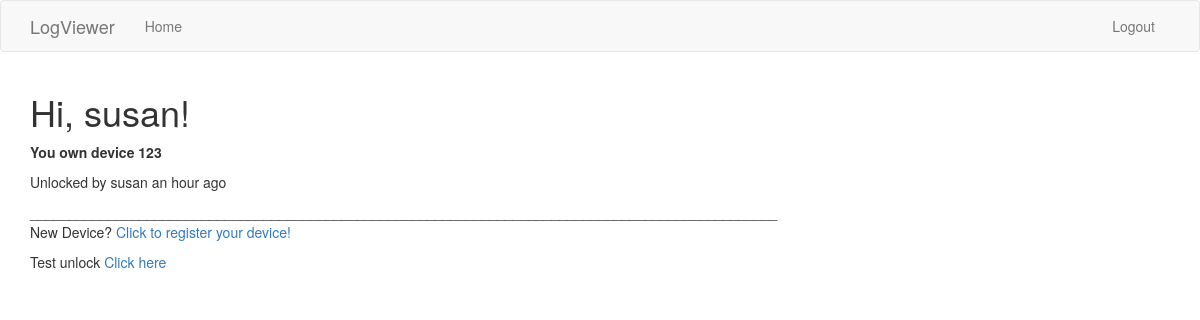
Before: /index (signed in) with the older database file.
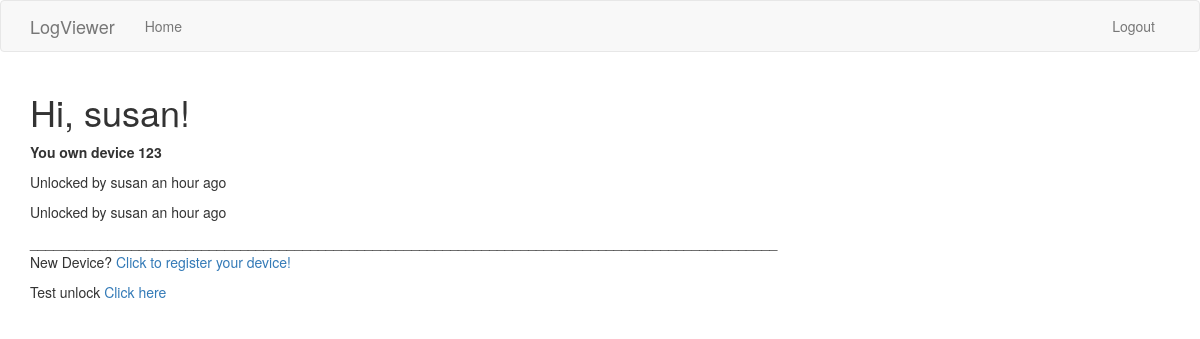
After: the same page with the newer database file.
### app/models.py (models this page shows, shortened)
class User(UserMixin, db.Model):
    __tablename__= 'userTable'
    id = db.Column(db.Integer, primary_key=True)
    username = db.Column(db.String(64), index=True, unique=True)
    email = db.Column(db.String(120), index=True, unique=True)
    password_hash = db.Column(db.String(128))
    userDevices = db.relationship("Device", secondary=userDevicesTable, backref=db.backref('users', lazy='dynamic'))

class Device(db.Model):
    __tablename__ = 'deviceTable'
    id = db.Column(db.Integer, primary_key=True)
    deviceUsers = db.relationship("User", secondary=userDevicesTable, backref=db.backref('devices', lazy='dynamic'))
    unlocks = db.relationship('Unlock', backref = 'device', lazy='dynamic')

class Unlock(db.Model):
    __tablename__ = 'unlockTable'
    id = db.Column(db.Integer, primary_key=True)
    timestamp = db.Column(db.DateTime, index=True, default=datetime.utcnow)
    username = db.Column(db.String(64))
    dID = db.Column(db.Integer, db.ForeignKey('deviceTable.id'))

### app/main/routes.py (the view)
@bp.route('/', methods=['GET', 'POST'])
@bp.route('/index', methods= ['GET', 'POST'])
@login_required
def index():
	return render_template('index.html', title='Home', devices=current_user.devices)

### app/models.py (called while the page is built)
@login.user_loader
def load_user(id):
    return User.query.get(int(id))

### app/templates/index.html
{% extends "base.html" %}
{% import 'bootstrap/wtf.html' as wtf %}
{% block app_content %}
        <h1>Hi, {{ current_user.username }}!</h1>
        {% for device in devices %}
        <div>
        <p>
                <b>You own device {{ device.id }}</b>
                {% for unlock in device.unlocks %}
                        <p> Unlocked by {{ unlock.username }} {{ moment(unlock.timestamp).fromNow() }} </p>
                {% endfor %}
        </p>
        </div>
        ________________________________________________________________________________________________
        {% endfor %}
        <p>New Device? <a href="{{ url_for('main.regDevice') }}">Click to register your device!</a></p>
        <p>Test unlock <a href="{{ url_for('main.testUnlock') }}"> Click here</a></p>
{% endblock %}

### app/templates/base.html (shortened to what this page needs)
{% extends 'bootstrap/base.html' %}
{% block navbar %}
<nav class="navbar navbar-default">
  <div class="container">
      <div class="navbar-header">
          <a class="navbar-brand" href="{{ url_for('main.index') }}">LogViewer</a>
      </div>
      <div class="collapse navbar-collapse" id="bs-example-navbar-collapse-1">
          <ul class="nav navbar-nav">
              <li><a href="{{ url_for('main.index') }}">Home</a></li>
          </ul>
          <ul class="nav navbar-nav navbar-right">
              {% if current_user.is_anonymous %}
              <li><a href="{{ url_for('auth.login') }}">Login</a></li>
              {% else %}
              <li><a href="{{ url_for('auth.logout') }}">Logout</a></li>
              {% endif %}
          </ul>
      </div>
  </div>
</nav>
{% endblock %}
{% block content %}
    <div class="container">
        {% block app_content %}{% endblock %}
    </div>
{% endblock %}

Changed rows visible on the page:
added Unlock: username "susan", timestamp "an hour ago"
